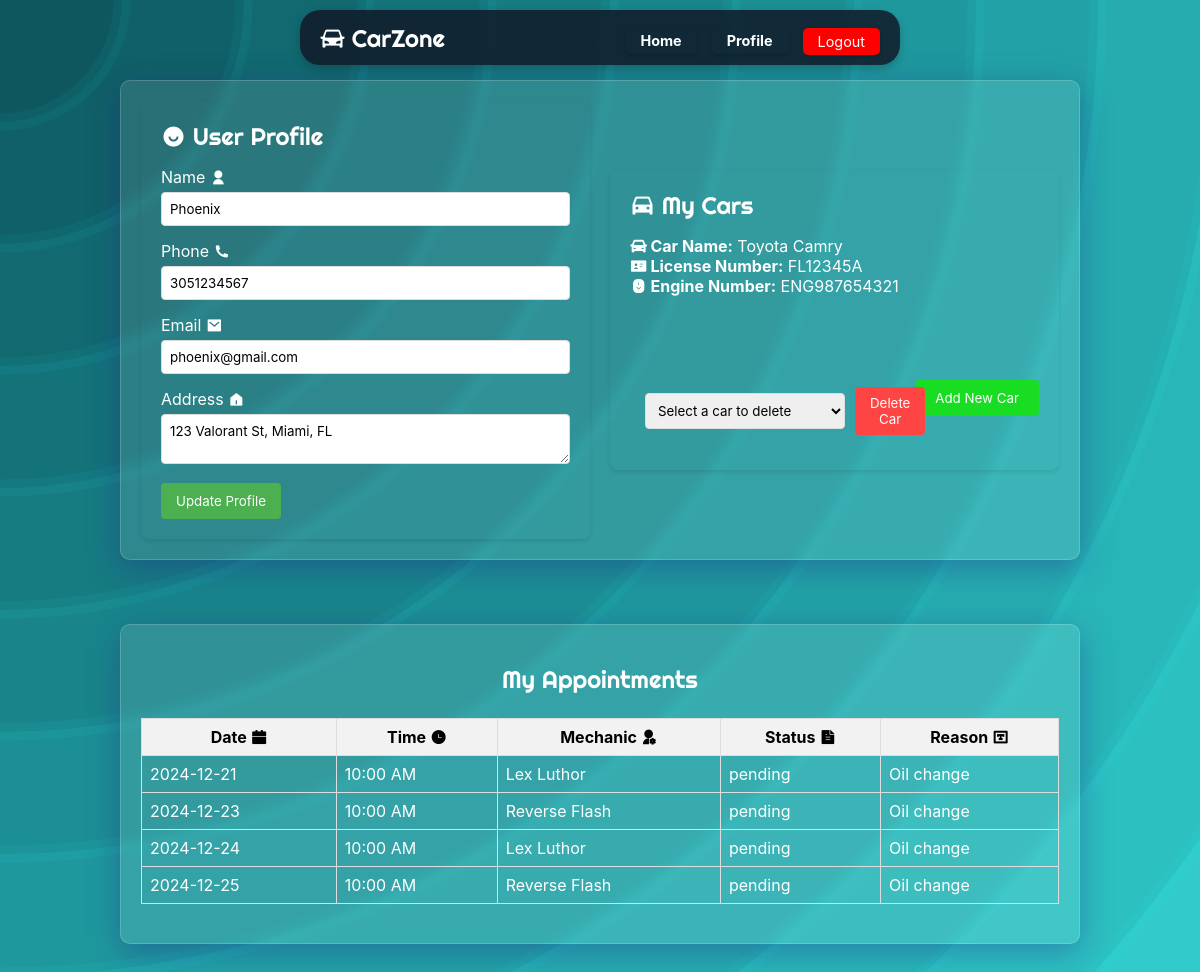
/userprofile.php (signed in), run on the app's committed database.
### tables this page shows
CREATE TABLE clients (
    client_id INT PRIMARY KEY AUTO_INCREMENT,
    password_hash VARCHAR(255) NOT NULL,
    name VARCHAR(100) NOT NULL,
    phone VARCHAR(15) NOT NULL,
    email VARCHAR(255),
    address TEXT NOT NULL
);

CREATE TABLE cars (
    car_id INT PRIMARY KEY AUTO_INCREMENT,
    client_id INT NOT NULL,
    car_name VARCHAR(100) NOT NULL,
    license_number VARCHAR(20) NOT NULL,
    engine_number VARCHAR(20) NOT NULL,
    FOREIGN KEY (client_id) REFERENCES clients(client_id)
);

CREATE TABLE appointments (
    appointment_id INT PRIMARY KEY AUTO_INCREMENT,
    client_id INT NOT NULL,
    car_id INT NOT NULL,
    mechanic_id INT NOT NULL,
    appointment_date DATE NOT NULL,
    time_slot TIME NOT NULL,
    appointment_status ENUM('pending', 'scheduled', 'in_progress', 'completed') DEFAULT 'pending',
    appointment_reason TEXT,
    FOREIGN KEY (client_id) REFERENCES clients(client_id),
    FOREIGN KEY (car_id) REFERENCES cars(car_id),
    FOREIGN KEY (mechanic_id) REFERENCES mechanics(mechanic_id),
    UNIQUE (client_id, appointment_date),
    UNIQUE (mechanic_id, appointment_date, time_slot)
);

CREATE TABLE mechanics (
    mechanic_id INT PRIMARY KEY AUTO_INCREMENT,
    name VARCHAR(100) NOT NULL,
    max_daily_appointments INT DEFAULT 4,
    image_path VARCHAR(255) DEFAULT 'assets/mechanic_X.png'
);

### userprofile.php (the view, shortened to what this page needs)
<?php
require_once 'dbconnection.php';
$client_id = $_SESSION['client_id'];
$user_query = "SELECT * FROM clients WHERE client_id = ?";
$stmt = $conn->prepare($user_query);
$stmt->bind_param("i", $client_id);
$stmt->execute();
$user_result = $stmt->get_result();
$user = $user_result->fetch_assoc();
$cars_query = "SELECT * FROM cars WHERE client_id = ?";
$stmt = $conn->prepare($cars_query);
$stmt->bind_param("i", $client_id);
$stmt->execute();
$cars_result = $stmt->get_result();
$appointments_query = "SELECT a.*, m.name as mechanic_name
                      FROM appointments a
                      LEFT JOIN mechanics m ON a.mechanic_id = m.mechanic_id
                      WHERE a.client_id = ?";
$stmt = $conn->prepare($appointments_query);
$stmt->bind_param("i", $client_id);
$stmt->execute();
$appointments_result = $stmt->get_result();
?>
<!DOCTYPE html>
<html lang="en">
<head>
    <link rel="stylesheet" href="css/user.css">
    <link href="https://cdn.jsdelivr.net/npm/remixicon@4.5.0/fonts/remixicon.css" rel="stylesheet" />
</head>
<body>
    <div class="navbar">
        <h1><i class="ri-roadster-fill"></i>   CarZone</h1>
        <div class="nav-content">
            <h2><a class="userp" href="index.php">Home</a></h2>
            <h2><a class="userp" href="userprofile.php">Profile</a></h2>
            <a href="logout.php" class="logout-btn">Logout</a>
        </div>
    </div>
    <div class="app_container">
        <div class="profile-section">
            <h1><i class="ri-user-smile-fill"></i> User Profile</h1>
            <form id="profile-form" method="POST">
                <div class="form-group">
                    <label for="name">Name <i class="ri-user-fill"></i> </label>
                    <input type="text" id="name" name="name" value="<?php echo htmlspecialchars($user['name']); ?>">
                </div>
                <div class="form-group">
                    <label for="phone">Phone <i class="ri-phone-fill"></i> </label>
                    <input type="text" id="phone" name="phone" value="<?php echo htmlspecialchars($user['phone']); ?>">
                </div>
                <div class="form-group">
                    <label for="email">Email <i class="ri-mail-fill"></i> </label>
                    <input type="email" id="email" name="email" value="<?php echo htmlspecialchars($user['email']); ?>">
                </div>
                <div class="form-group">
                    <label for="address">Address <i class="ri-home-5-fill"></i> </label>
                    <textarea id="address" name="address"><?php echo htmlspecialchars($user['address']); ?></textarea>
                </div>
                <button type="submit" class="update-btn">Update Profile</button>
            </form>
        </div>
        <div class="cars-section">
            <h1><i class="ri-car-fill"></i> My Cars</h1>
            <?php
            if ($cars_result->num_rows > 0):
                while($car = $cars_result->fetch_assoc()):
            ?>
                    <div class="car-details">
                        <p><strong> <i class="ri-roadster-fill"></i> Car Name:</strong> <?php echo htmlspecialchars($car['car_name']); ?></p>
                        <p><strong> <i class="ri-id-card-fill"></i> License Number:</strong> <?php echo htmlspecialchars($car['license_number']); ?></p>
                        <p><strong> <i class="ri-scroll-to-bottom-fill"></i> Engine Number:</strong> <?php echo htmlspecialchars($car['engine_number']); ?></p>
                        <br>
                    </div>
                <?php endwhile;
            else: ?>
                <p>You don't have any cars added.</p>
            <?php endif; ?>
            <button id="addCarBtn" class="add-car-btn">Add New Car</button>
            <div class="delete-car-section">
                <form method="POST" class="delete-car-form" onsubmit="return confirm('Are you sure you want to delete this car?');">
                    <select name="car_id" required>
                        <option value="">Select a car to delete</option>
                    </select>
                    <button type="submit" name="delete_car" class="delete-btn">Delete Car</button>
                </form>
            </div>
        </div>
    </div>
    <div class="app2_container">
        <h1>My Appointments</h1>
        <table class="appointments-table">
            <thead>
                <tr>
                    <th>Date <i class="ri-calendar-fill"></i> </th>
                    <th>Time <i class="ri-time-fill"></i> </th>
                    <th>Mechanic <i class="ri-user-settings-fill"></i></th>
                    <th>Status <i class="ri-file-text-fill"></i> </th>
                    <th>Reason <i class="ri-text-snippet"></i> </th>
                </tr>
            </thead>
            <tbody>
                <?php while($appointment = $appointments_result->fetch_assoc()): ?>
                    <tr>
                        <td><?php echo htmlspecialchars($appointment['appointment_date']); ?></td>
                        <td><?php echo date('h:i A', strtotime($appointment['time_slot'])); ?></td>
                        <td><?php echo htmlspecialchars($appointment['mechanic_name']); ?></td>
                        <td><?php echo htmlspecialchars($appointment['appointment_status']); ?></td>
                        <td><?php echo htmlspecialchars($appointment['appointment_reason']); ?></td>
                    </tr>
                <?php endwhile; ?>
            </tbody>
        </table>
    </div>
</body>
</html>

### css/user.css (style rules this page uses)
* { margin: 0; padding: 0; box-sizing: border-box; font-family: -apple-system, BlinkMacSystemFont, "Segoe UI", Roboto, sans-serif; }
body { display: flex; flex-direction: column; align-items: center; justify-content: flex-start; min-height: 100vh; background-color: #4AFFF7; background-attachment: fixed; background-size: cover; padding-top: 80px; scroll-behavior: smooth; margin: 0; padding: 0; }
.navbar { color: whitesmoke; position: fixed; top: 10px; left: 50%; transform: translateX(-50%); width: 50%; display: flex; align-items: center; justify-content: space-between; padding: 10px 20px; background-color: rgba(17, 25, 40, 0.85); backdrop-filter: blur(5px); border-radius: 20px; box-shadow: 0 4px 10px rgba(0, 0, 0, 0.2); z-index: 1000; }
h1 { font-size: 1.5rem; color: #fff; font-family: "Righteous", sans-serif; font-weight: 400; font-style: normal; }
.nav-content { display: flex; align-items: center; gap: 15px; }
.nav-content a { padding: 5px 15px; color: #fff; text-decoration: none; border-radius: 5px; font-size: 0.9rem; box-shadow: 0 2px 4px rgba(0, 0, 0, 0.2); transition: background-color 0.3s ease; }
.app_container { display: flex; padding: 20px; gap: 20px; justify-content: center; align-items: center; width: 80%; height: 60vh; max-width: 1200px; margin-top: 10vh; margin-bottom:3vh; border-radius: 20px; overflow: hidden; background: rgba( 255, 255, 255, 0.1 ); box-shadow: 0 8px 32px 0 rgba( 31, 38, 135, 0.37 ); backdrop-filter: blur( 3.5px ); -webkit-backdrop-filter: blur( 3.5px ); border-radius: 10px; border: 1px solid rgba( 255, 255, 255, 0.18 ); }
.app2_container { display: flex; flex-direction: column; padding: 20px; justify-content: center; align-items: center; width: 80%; min-height: 40vh; max-width: 1200px; margin-top: 5vh; margin-bottom: 4vh; border-radius: 20px; background: rgba( 255, 255, 255, 0.1 ); box-shadow: 0 8px 32px 0 rgba( 31, 38, 135, 0.37 ); backdrop-filter: blur( 3.5px ); -webkit-backdrop-filter: blur( 3.5px ); border-radius: 10px; border: 1px solid rgba( 255, 255, 255, 0.18 ); }
.app2_container h1 { color: white; }
.logout-btn { margin-top: 1vh; background-color: red; color: white; padding: 8px 15px; text-decoration: none; border-radius: 5px; }
.app_container { display: flex; padding: 20px; gap: 20px; }
.profile-section h1, .cars-section h1 { margin-bottom: 2vh; color: white; }
.profile-section, .cars-section { width: 50%; padding: 20px; border-radius: 8px; box-shadow: 0 2px 4px rgba(0,0,0,0.1); }
.form-group { margin-bottom: 15px; }
.form-group label { display: block; margin-bottom: 5px; color: white; }
.form-group input, .form-group textarea { width: 100%; padding: 8px; border: 1px solid #ddd; border-radius: 4px; }
.update-btn { background-color: #4CAF50; color: white; padding: 10px 15px; border: none; border-radius: 4px; cursor: pointer; }
.appointments-table { margin-top: 3vh; width: 100%; border-collapse: collapse; }
.appointments-table td { border: 1px solid #ddd; padding: 8px; color: white; text-align: left; }
.appointments-table th { background-color: #f2f2f2; border: 1px solid #ddd; padding: 8px; }
.add-car-btn { background-color: #18dd22; color: white; padding: 10px 20px; border: none; border-radius: 4px; cursor: pointer; float: right; margin-top: 8vh; }
.car-details { color: white; }
.delete-car-section { margin-top: 20px; padding: 15px; }
.delete-car-form { margin-top: 4.5vh; display: flex; gap: 10px; align-items: center; }
.delete-btn { background-color: #ff4444; color: white; padding: 8px 15px; border: none; border-radius: 4px; cursor: pointer; }
select { padding: 8px; border-radius: 4px; border: 1px solid #ddd; width: 200px; }

### data on the page
clients: name "Phoenix", phone "3051234567", email "phoenix@gmail.com", address "123 Valorant St, Miami, FL"
cars: car_name "Toyota Camry", license_number "FL12345A", engine_number "ENG987654321"
appointments: appointment_date "2024-12-21", time_slot "10:00 AM", mechanic.name "Lex Luthor", appointment_status "pending", appointment_reason "Oil change"
appointments: appointment_date "2024-12-23", time_slot "10:00 AM", mechanic.name "Reverse Flash", appointment_status "pending", appointment_reason "Oil change"
appointments: appointment_date "2024-12-24", time_slot "10:00 AM", mechanic.name "Lex Luthor", appointment_status "pending", appointment_reason "Oil change"
appointments: appointment_date "2024-12-25", time_slot "10:00 AM", mechanic.name "Reverse Flash", appointment_status "pending", appointment_reason "Oil change"
